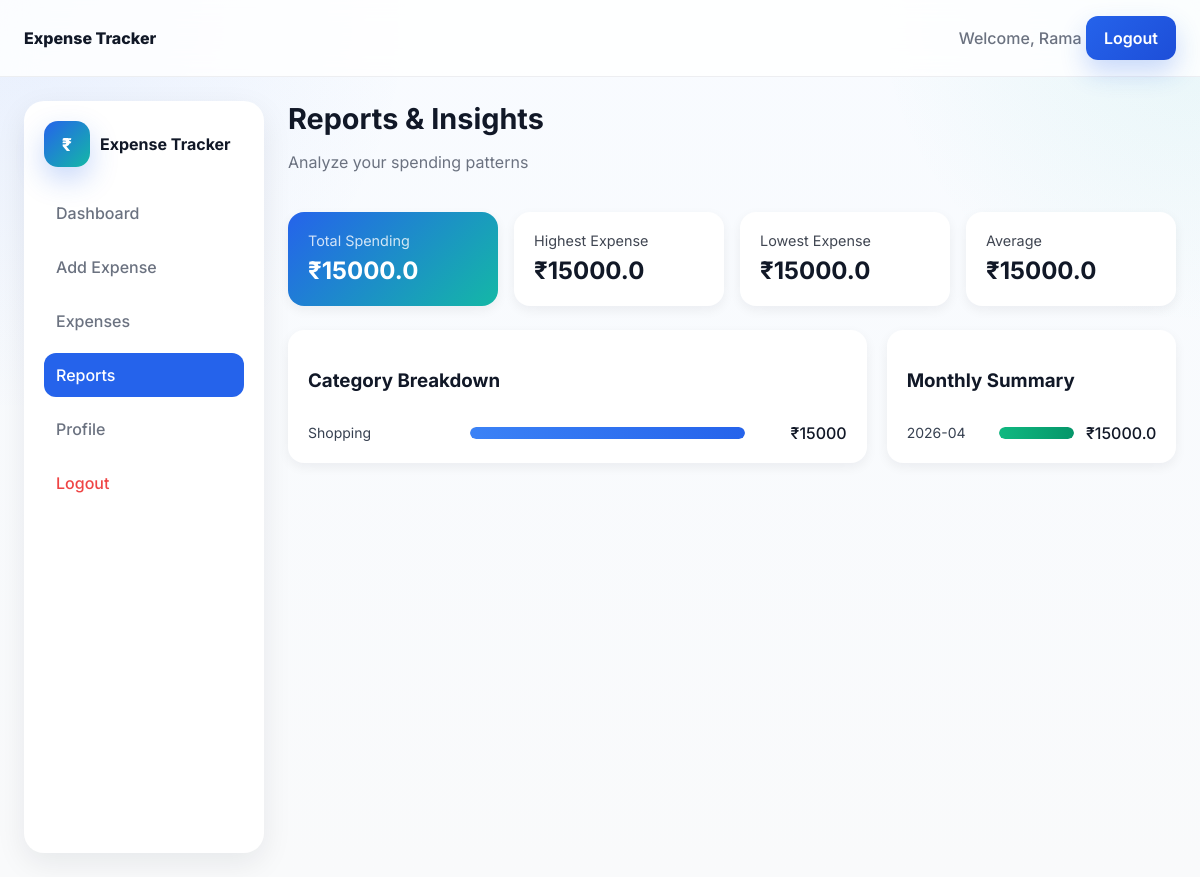
Screenshot of /reports (signed in) with the database file from the repository.
### tables this page shows
CREATE TABLE expenses (
        id INTEGER PRIMARY KEY AUTOINCREMENT,
        user_id INTEGER,
        title TEXT,
        amount REAL,
        category TEXT,
        date TEXT,
        payment TEXT,
        note TEXT,
        receipt TEXT
    );

### app.py (the view)
@app.route('/reports')
def reports():
    if "user" not in session:
        return redirect(url_for("login"))
    conn = get_db()
    cursor = conn.cursor()
    user_id = session["user_id"]
    cursor.execute("SELECT SUM(amount) FROM expenses WHERE user_id=?", (user_id,))
    total = cursor.fetchone()[0] or 0
    cursor.execute("SELECT MAX(amount) FROM expenses WHERE user_id=?", (user_id,))
    highest = cursor.fetchone()[0] or 0
    cursor.execute("SELECT MIN(amount) FROM expenses WHERE user_id=?", (user_id,))
    lowest = cursor.fetchone()[0] or 0
    cursor.execute("SELECT AVG(amount) FROM expenses WHERE user_id=?", (user_id,))
    avg = cursor.fetchone()[0] or 0
    cursor.execute("""
        SELECT category, SUM(amount)
        FROM expenses
        WHERE user_id=?
        GROUP BY category
    """, (user_id,))
    category_data = cursor.fetchall()
    cursor.execute("""
        SELECT substr(date,1,7), SUM(amount)
        FROM expenses
        WHERE user_id=?
        GROUP BY substr(date,1,7)
        ORDER BY substr(date,1,7)
    """, (user_id,))
    monthly_data = cursor.fetchall()
    max_month = max([row[1] for row in monthly_data], default=0)
    conn.close()
    return render_template(
        "reports.html",
        total=total,
        highest=highest,
        lowest=lowest,
        avg=round(avg, 2),
        category_data=category_data,
        monthly_data=monthly_data,
        max_month=max_month
    )

### app.py (called while the page is built)
def get_db():
    conn = sqlite3.connect("database.db")
    conn.row_factory = sqlite3.Row
    return conn

### templates/reports.html (shortened to what this page needs)
{% extends "base.html" %}
{% block content %}
<div class="dashboard">
  <aside class="sidebar">
    <div class="sidebar__brand">
      <div class="brand__icon">₹</div>
      <span class="sidebar__title">Expense Tracker</span>
    </div>
    <nav class="sidebar__nav">
      <a href="/dashboard" class="sidebar__link">Dashboard</a>
      <a href="/add-expense" class="sidebar__link">Add Expense</a>
      <a href="/expenses" class="sidebar__link">Expenses</a>
      <a href="/reports" class="sidebar__link active">Reports</a>
      <a href="/profile" class="sidebar__link">Profile</a>
      <a href="/logout" class="sidebar__link logout">Logout</a>
    </nav>
  </aside>
  <main class="dashboard-main">
    <header class="dashboard-header">
      <div>
        <h1 class="dashboard-title">Reports & Insights</h1>
        <p class="dashboard-subtitle">Analyze your spending patterns</p>
      </div>
    </header>
    <section class="cards-grid">
      <div class="card card--primary">
        <span class="card-label">Total Spending</span>
        <span class="card-value">₹{{ total }}</span>
      </div>
      <div class="card">
        <span class="card-label">Highest Expense</span>
        <span class="card-value">₹{{ highest }}</span>
      </div>
      <div class="card">
        <span class="card-label">Lowest Expense</span>
        <span class="card-value">₹{{ lowest }}</span>
      </div>
      <div class="card">
        <span class="card-label">Average</span>
        <span class="card-value">₹{{ avg }}</span>
      </div>
    </section>
    <section class="dashboard-grid">
      <div class="panel">
        <div class="panel-header">
          <h3>Category Breakdown</h3>
        </div>
        <div class="chart-bars">
          {% for cat, amount in category_data %}
          <div class="bar">
            <span>{{ cat }}</span>
            <div class="bar-track">
              <div class="bar-fill" style="width: {{ (amount/total*100) if total else 0 }}%"></div>
            </div>
            <span>₹{{ amount | int }}</span>
          </div>
          {% endfor %}
        </div>
      </div>
      <div class="panel">
        <div class="panel-header">
          <h3>Monthly Summary</h3>
        </div>
        <div class="chart-bars monthly-bars">
          {% for month, amount in monthly_data %}
          <div class="bar">
            <span>{{ month }}</span>
            <div class="bar-track">
              <div class="bar-fill alt" style="width: {{ (amount/max_month*100) if max_month else 0 }}%"></div>
            </div>
            <span>₹{{ amount }}</span>
          </div>
          {% endfor %}
        </div>
      </div>
    </section>
  </main>
</div>
{% endblock %}

### static/css/style.css (style rules this page uses)
:root { --color-primary: #2563eb; --color-primary-dark: #1d4ed8; --color-secondary: #14b8a6; --color-accent: #7c3aed; --color-bg: #f9fafb; --color-surface: #ffffff; --color-surface-soft: #f3f4f6; --color-border: #e5e7eb; --color-text: #111827; --color-text-muted: #6b7280; --color-success: #10b981; --color-warning: #f59e0b; --color-danger: #ef4444; --shadow-sm: 0 4px 12px rgba(17, 24, 39, 0.06); --shadow-md: 0 10px 30px rgba(17, 24, 39, 0.08); --shadow-lg: 0 24px 60px rgba(37, 99, 235, 0.14); --radius-sm: 8px; --radius-md: 12px; --radius-lg: 20px; --radius-xl: 28px; --container: 1280px; --transition: 180ms ease; }
*, *::before, *::after { box-sizing: border-box; }
html { scroll-behavior: smooth; }
body { margin: 0; font-family: "Inter", sans-serif; background: radial-gradient(circle at top left, rgba(37, 99, 235, 0.08), transparent 28%), radial-gradient(circle at top right, rgba(20, 184, 166, 0.08), transparent 22%), linear-gradient(180deg, #f8fbff 0%, var(--color-bg) 100%); color: var(--color-text); min-height: 100vh; }
a { color: inherit; text-decoration: none; }
.brand__icon { width: 46px; height: 46px; border-radius: 14px; display: grid; place-items: center; color: white; font-weight: 800; font-size: 1.1rem; background: linear-gradient(135deg, var(--color-primary), var(--color-secondary)); box-shadow: 0 12px 28px rgba(37, 99, 235, 0.25); }
.dashboard { display: flex; gap: 24px; align-items: flex-start; }
.sidebar { width: 240px; background: white; border-radius: 20px; padding: 20px; box-shadow: var(--shadow-md); height: calc(100vh - 48px); position: sticky; top: 24px; flex-shrink: 0; }
.sidebar__brand { display: flex; align-items: center; gap: 10px; font-weight: 700; margin-bottom: 24px; }
.sidebar__title { font-size: 1rem; }
.sidebar__nav { display: flex; flex-direction: column; gap: 10px; }
.sidebar__link { padding: 12px; border-radius: 12px; color: var(--color-text-muted); font-weight: 500; transition: var(--transition); }
.sidebar__link.active { background: var(--color-primary); color: white; }
.sidebar__link.logout { margin-top: auto; color: var(--color-danger); }
.dashboard-main { flex: 1; min-width: 0; }
.dashboard-header { display: flex; justify-content: space-between; align-items: center; margin-bottom: 24px; }
.dashboard-title { margin: 0; font-size: 1.8rem; }
.dashboard-subtitle { color: var(--color-text-muted); }
.cards-grid { display: grid; grid-template-columns: repeat(auto-fit, minmax(200px, 1fr)); gap: 16px; margin-bottom: 24px; }
.card { background: white; padding: 20px; border-radius: 16px; box-shadow: var(--shadow-sm); }
.card--primary { background: linear-gradient(135deg, #2563eb, #14b8a6); color: white; }
.card-label { font-size: 0.9rem; opacity: 0.8; }
.card-value { font-size: 1.5rem; font-weight: 700; }
.dashboard-grid { display: grid; grid-template-columns: 2fr 1fr; gap: 20px; }
.panel { background: white; border-radius: 16px; padding: 20px; box-shadow: var(--shadow-sm); }
.panel-header { display: flex; justify-content: space-between; margin-bottom: 12px; }
.sidebar { flex-shrink: 0; }
.chart-bars { display: flex; flex-direction: column; gap: 14px; }
.bar { display: grid; grid-template-columns: minmax(110px, 150px) 1fr 90px; align-items: center; gap: 12px; }
.monthly-bars .bar { grid-template-columns: 80px 1fr 70px; }
.bar span:first-child { font-size: 14px; color: #374151; white-space: nowrap; }
.bar span:last-child { text-align: right; font-weight: 500; white-space: nowrap; }
.bar-track { background: #e5e7eb; height: 12px; width: 100%; border-radius: 10px; overflow: hidden; }
.bar-fill { height: 100%; background: linear-gradient(90deg, #3b82f6, #2563eb); border-radius: 10px; }
.bar-fill.alt { background: linear-gradient(90deg, #10b981, #059669); }
.cards-grid .card { display: flex; flex-direction: column; justify-content: center; gap: 8px; }
.cards-grid .card-label { display: block; line-height: 1.2; }
.cards-grid .card-value { display: block; line-height: 1.2; }

### rows the page displays
expenses: category "Shopping", {{ (amount/total*100) if total else 0 }} 100.0 (drawn), amount "15000"

### other values shown
{{ session["user"] }} "Rama"
{{ total }} "15000.0"
{{ highest }} "15000.0"
{{ lowest }} "15000.0"
{{ avg }} "15000.0"
{{ month }} "2026-04"
{{ amount }} "15000.0"
